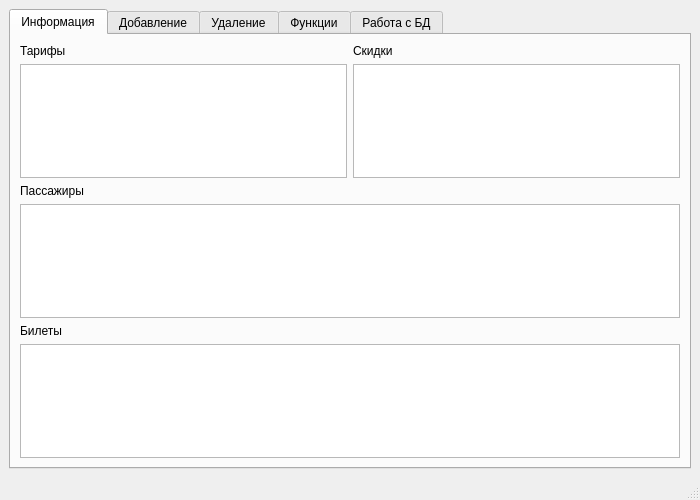
<?xml version="1.0" encoding="UTF-8"?>
<ui version="4.0">
 <class>MainWindow</class>
 <widget class="QMainWindow" name="MainWindow">
  <property name="geometry">
   <rect>
    <x>0</x>
    <y>0</y>
    <width>700</width>
    <height>500</height>
   </rect>
  </property>
  <property name="minimumSize">
   <size>
    <width>700</width>
    <height>500</height>
   </size>
  </property>
  <property name="windowTitle">
   <string>Панель управления вокзалом</string>
  </property>
  <widget class="QWidget" name="centralwidget">
   <layout class="QVBoxLayout" name="verticalLayout_5">
    <item>
     <widget class="QTabWidget" name="tabWidget">
      <property name="tabShape">
       <enum>QTabWidget::TabShape::Rounded</enum>
      </property>
      <property name="currentIndex">
       <number>0</number>
      </property>
      <property name="tabsClosable">
       <bool>false</bool>
      </property>
      <property name="movable">
       <bool>true</bool>
      </property>
      <widget class="QWidget" name="InfoTab">
       <attribute name="title">
        <string>Информация</string>
       </attribute>
       <layout class="QVBoxLayout" name="mainTabLayout">
        <item>
         <layout class="QVBoxLayout" name="verticalLayout">
          <item>
           <layout class="QHBoxLayout" name="horizontalLayout_2">
            <item>
             <widget class="QLabel" name="label">
              <property name="sizePolicy">
               <sizepolicy hsizetype="Preferred" vsizetype="Preferred">
                <horstretch>1</horstretch>
                <verstretch>0</verstretch>
               </sizepolicy>
              </property>
              <property name="text">
               <string>Тарифы</string>
              </property>
             </widget>
            </item>
            <item>
             <widget class="QLabel" name="label_5">
              <property name="sizePolicy">
               <sizepolicy hsizetype="Preferred" vsizetype="Preferred">
                <horstretch>1</horstretch>
                <verstretch>0</verstretch>
               </sizepolicy>
              </property>
              <property name="minimumSize">
               <size>
                <width>0</width>
                <height>0</height>
               </size>
              </property>
              <property name="text">
               <string>Скидки</string>
              </property>
             </widget>
            </item>
           </layout>
          </item>
          <item>
           <layout class="QHBoxLayout" name="horizontalLayout_3">
            <item>
             <widget class="QTableView" name="tableTariffs">
              <property name="sizePolicy">
               <sizepolicy hsizetype="Expanding" vsizetype="Expanding">
                <horstretch>1</horstretch>
                <verstretch>0</verstretch>
               </sizepolicy>
              </property>
              <property name="editTriggers">
               <set>QAbstractItemView::EditTrigger::NoEditTriggers</set>
              </property>
              <property name="sortingEnabled">
               <bool>true</bool>
              </property>
             </widget>
            </item>
            <item>
             <widget class="QTableView" name="tableDiscounts">
              <property name="sizePolicy">
               <sizepolicy hsizetype="Expanding" vsizetype="Expanding">
                <horstretch>1</horstretch>
                <verstretch>0</verstretch>
               </sizepolicy>
              </property>
              <property name="sortingEnabled">
               <bool>true</bool>
              </property>
             </widget>
            </item>
           </layout>
          </item>
         </layout>
        </item>
        <item>
         <layout class="QVBoxLayout" name="verticalLayout_2">
          <item>
           <widget class="QLabel" name="label_2">
            <property name="text">
             <string>Пассажиры</string>
            </property>
           </widget>
          </item>
          <item>
           <widget class="QTableView" name="tablePasses">
            <property name="sizePolicy">
             <sizepolicy hsizetype="Expanding" vsizetype="Expanding">
              <horstretch>1</horstretch>
              <verstretch>1</verstretch>
             </sizepolicy>
            </property>
            <property name="editTriggers">
             <set>QAbstractItemView::EditTrigger::NoEditTriggers</set>
            </property>
            <property name="sortingEnabled">
             <bool>true</bool>
            </property>
           </widget>
          </item>
         </layout>
        </item>
        <item>
         <layout class="QVBoxLayout" name="verticalLayout_3">
          <item>
           <widget class="QLabel" name="label_3">
            <property name="text">
             <string>Билеты</string>
            </property>
           </widget>
          </item>
          <item>
           <widget class="QTableView" name="tableTickets">
            <property name="sizePolicy">
             <sizepolicy hsizetype="Expanding" vsizetype="Expanding">
              <horstretch>1</horstretch>
              <verstretch>1</verstretch>
             </sizepolicy>
            </property>
            <property name="editTriggers">
             <set>QAbstractItemView::EditTrigger::NoEditTriggers</set>
            </property>
            <property name="sortingEnabled">
             <bool>true</bool>
            </property>
           </widget>
          </item>
         </layout>
        </item>
       </layout>
      </widget>
      <widget class="QWidget" name="AddingTab">
       <attribute name="title">
        <string>Добавление</string>
       </attribute>
       <layout class="QVBoxLayout" name="addingLayout">
        <item>
         <layout class="QVBoxLayout" name="verticalLayout_4">
          <item>
           <widget class="QRadioButton" name="radioAddTariff">
            <property name="sizePolicy">
             <sizepolicy hsizetype="Minimum" vsizetype="Fixed">
              <horstretch>0</horstretch>
              <verstretch>0</verstretch>
             </sizepolicy>
            </property>
            <property name="text">
             <string>Тариф</string>
            </property>
            <property name="checked">
             <bool>true</bool>
            </property>
           </widget>
          </item>
          <item>
           <widget class="QRadioButton" name="radioAddPass">
            <property name="text">
             <string>Пассажир</string>
            </property>
           </widget>
          </item>
          <item>
           <widget class="QRadioButton" name="radioAddTicket">
            <property name="text">
             <string>Билет</string>
            </property>
           </widget>
          </item>
          <item>
           <widget class="QRadioButton" name="radioAddDiscount">
            <property name="text">
             <string>Скидка</string>
            </property>
           </widget>
          </item>
         </layout>
        </item>
        <item>
         <widget class="QPushButton" name="confirmAdd">
          <property name="focusPolicy">
           <enum>Qt::FocusPolicy::StrongFocus</enum>
          </property>
          <property name="text">
           <string>Добавить</string>
          </property>
          <property name="autoDefault">
           <bool>false</bool>
          </property>
          <property name="default">
           <bool>false</bool>
          </property>
         </widget>
        </item>
       </layout>
      </widget>
      <widget class="QWidget" name="DelTab">
       <attribute name="title">
        <string>Удаление</string>
       </attribute>
       <layout class="QVBoxLayout" name="delLayout">
        <item>
         <layout class="QVBoxLayout" name="verticalLayout_6">
          <item>
           <widget class="QRadioButton" name="radioDelTariff">
            <property name="text">
             <string>Тариф</string>
            </property>
            <property name="checked">
             <bool>true</bool>
            </property>
           </widget>
          </item>
          <item>
           <widget class="QRadioButton" name="radioDelPass">
            <property name="text">
             <string>Пассажир</string>
            </property>
           </widget>
          </item>
          <item>
           <widget class="QRadioButton" name="radioDelTicket">
            <property name="text">
             <string>Билет</string>
            </property>
           </widget>
          </item>
          <item>
           <widget class="QRadioButton" name="radioDelDiscount">
            <property name="text">
             <string>Скидка</string>
            </property>
           </widget>
          </item>
         </layout>
        </item>
        <item>
         <widget class="QPushButton" name="confirmDel">
          <property name="text">
           <string>Удалить</string>
          </property>
          <property name="shortcut">
           <string>Return</string>
          </property>
          <property name="flat">
           <bool>false</bool>
          </property>
         </widget>
        </item>
       </layout>
      </widget>
      <widget class="QWidget" name="FeaturesTab">
       <attribute name="title">
        <string>Функции</string>
       </attribute>
       <layout class="QVBoxLayout" name="featuresLayout">
        <item>
         <layout class="QVBoxLayout" name="verticalLayout_8">
          <property name="spacing">
           <number>30</number>
          </property>
          <item>
           <widget class="QLabel" name="label_4">
            <property name="text">
             <string>Для работы с функциями нужно выделить необходимые данные в таблицах во вкладке 'Информация', а затем выбрать функцию на данной вкладке</string>
            </property>
            <property name="alignment">
             <set>Qt::AlignmentFlag::AlignCenter</set>
            </property>
            <property name="wordWrap">
             <bool>true</bool>
            </property>
           </widget>
          </item>
          <item>
           <widget class="QPushButton" name="ticketByPassButton">
            <property name="text">
             <string>Билеты конкретного пассажира</string>
            </property>
           </widget>
          </item>
          <item>
           <widget class="QPushButton" name="passesByTariffButton">
            <property name="text">
             <string>Пассажиры конкретного направления</string>
            </property>
           </widget>
          </item>
          <item>
           <widget class="QPushButton" name="editDataButton">
            <property name="text">
             <string>Изменить данные</string>
            </property>
           </widget>
          </item>
          <item>
           <widget class="Line" name="line_2">
            <property name="lineWidth">
             <number>1</number>
            </property>
            <property name="midLineWidth">
             <number>0</number>
            </property>
            <property name="orientation">
             <enum>Qt::Orientation::Horizontal</enum>
            </property>
           </widget>
          </item>
          <item>
           <widget class="QPushButton" name="totalRevenueButton">
            <property name="sizePolicy">
             <sizepolicy hsizetype="Minimum" vsizetype="Fixed">
              <horstretch>0</horstretch>
              <verstretch>0</verstretch>
             </sizepolicy>
            </property>
            <property name="text">
             <string>Финансовая сводка</string>
            </property>
           </widget>
          </item>
         </layout>
        </item>
       </layout>
      </widget>
      <widget class="QWidget" name="DBTab">
       <attribute name="title">
        <string>Работа с БД</string>
       </attribute>
       <layout class="QVBoxLayout" name="dbLayout">
        <item>
         <layout class="QVBoxLayout" name="verticalLayout_7">
          <property name="spacing">
           <number>50</number>
          </property>
          <item>
           <layout class="QVBoxLayout" name="verticalLayout_9">
            <item>
             <widget class="QPushButton" name="openBDButton">
              <property name="text">
               <string>Открыть...</string>
              </property>
             </widget>
            </item>
            <item>
             <widget class="QPushButton" name="saveBDButton">
              <property name="text">
               <string>Сохранить...</string>
              </property>
             </widget>
            </item>
           </layout>
          </item>
          <item>
           <widget class="Line" name="line">
            <property name="orientation">
             <enum>Qt::Orientation::Horizontal</enum>
            </property>
           </widget>
          </item>
          <item>
           <layout class="QHBoxLayout" name="horizontalLayout">
            <property name="spacing">
             <number>6</number>
            </property>
            <property name="leftMargin">
             <number>0</number>
            </property>
            <item>
             <widget class="QCheckBox" name="checkBoxAutosave">
              <property name="font">
               <font>
                <pointsize>11</pointsize>
               </font>
              </property>
              <property name="text">
               <string>Работа с постоянной памятью (автозагрузка и автосохранение)</string>
              </property>
             </widget>
            </item>
            <item>
             <widget class="QDialogButtonBox" name="restoreDataButtons">
              <property name="sizePolicy">
               <sizepolicy hsizetype="Fixed" vsizetype="Maximum">
                <horstretch>0</horstretch>
                <verstretch>0</verstretch>
               </sizepolicy>
              </property>
              <property name="layoutDirection">
               <enum>Qt::LayoutDirection::LeftToRight</enum>
              </property>
              <property name="orientation">
               <enum>Qt::Orientation::Vertical</enum>
              </property>
              <property name="standardButtons">
               <set>QDialogButtonBox::StandardButton::Reset|QDialogButtonBox::StandardButton::RestoreDefaults</set>
              </property>
             </widget>
            </item>
           </layout>
          </item>
         </layout>
        </item>
       </layout>
      </widget>
     </widget>
    </item>
   </layout>
  </widget>
  <widget class="QMenuBar" name="menubar">
   <property name="geometry">
    <rect>
     <x>0</x>
     <y>0</y>
     <width>700</width>
     <height>23</height>
    </rect>
   </property>
  </widget>
  <widget class="QStatusBar" name="statusbar"/>
 </widget>
 <resources/>
 <connections/>
</ui>
